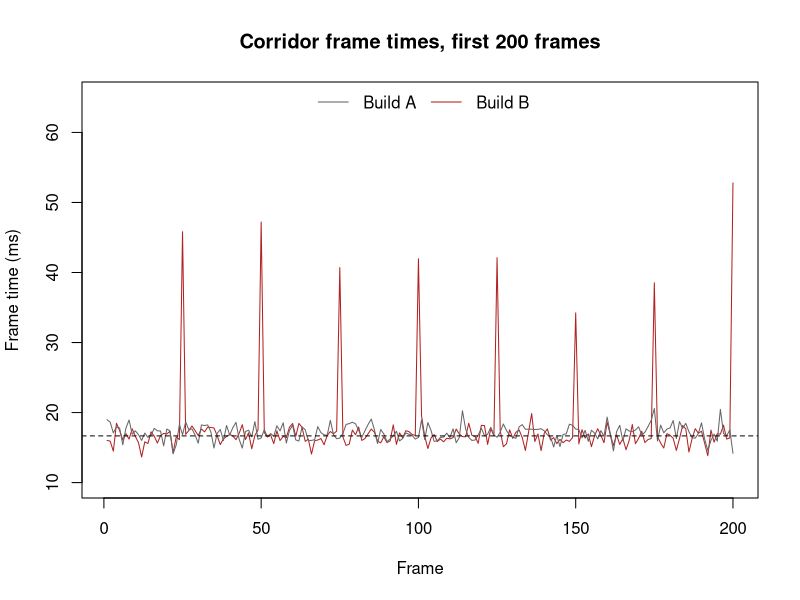
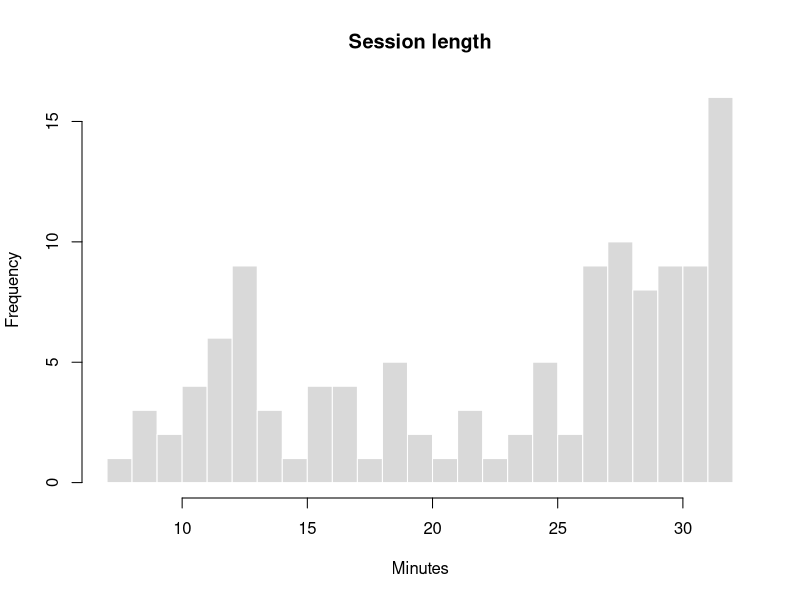
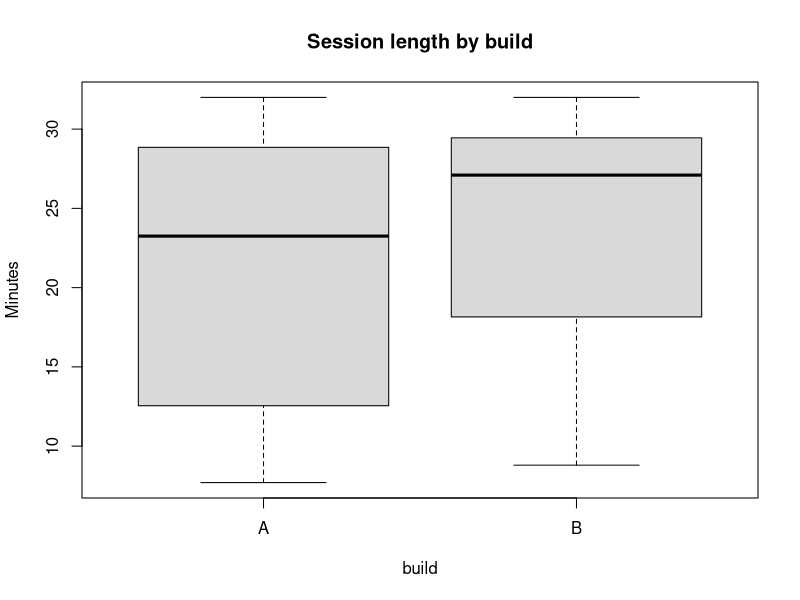
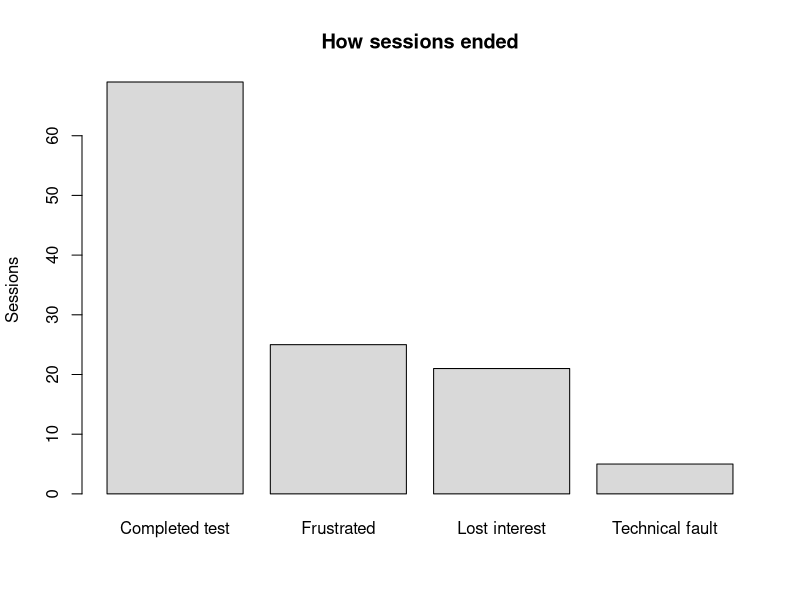
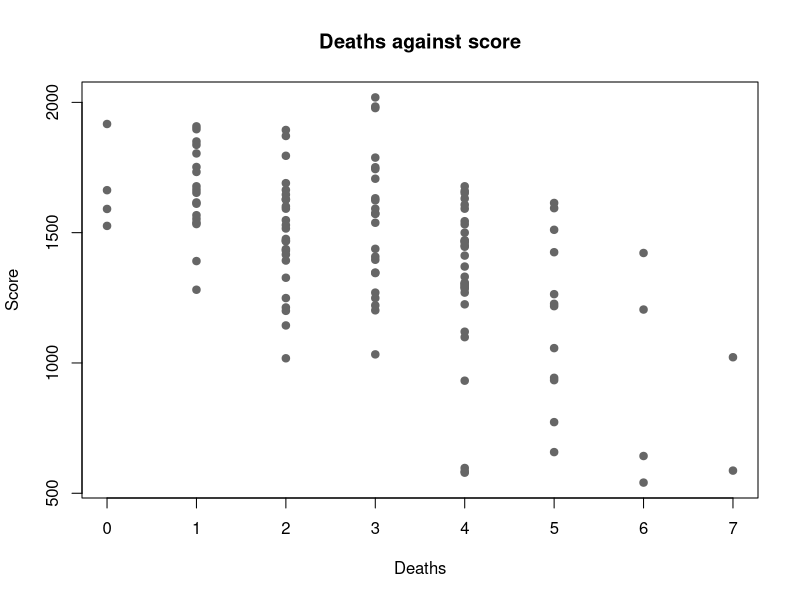
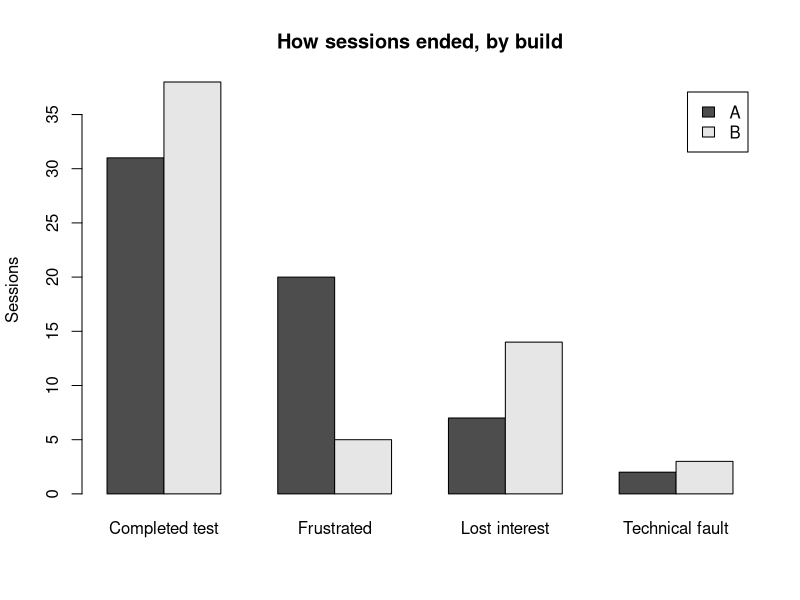

The R source for these figures, in order:
## ---- chunk 1
#| label: worked-example-data
#| include: false
library(readr)
frames   <- read_csv("data/tidebreak_frame_times.csv", show_col_types = FALSE)
sessions <- read_csv("data/tidebreak_sessions.csv", show_col_types = FALSE)

a <- frames$ms[frames$build == "A"]
b <- frames$ms[frames$build == "B"]

fps <- function(x) round(1000 / mean(x), 1)
pct <- function(x, q) round(unname(quantile(x, q)), 1)

slow   <- 1000 / 30
slow_b <- frames[frames$build == "B" & frames$ms > slow, ]
gap    <- unique(diff(sort(slow_b$frame)))

stopifnot(mean(b) < mean(a), median(b) < median(a),
          quantile(b, 0.95) < quantile(a, 0.95),
          sum(a > slow) == 0,
          all(slow_b$zone == "Corridor"),
          length(gap) == 1)

corridor_b <- frames$ms[frames$build == "B" & frames$zone == "Corridor"]
## ---- chunk 2
#| label: worked-frame-trace
corridor_a <- frames$ms[frames$build == "A" & frames$zone == "Corridor"]

plot(corridor_b[1:200], type = "l", col = "firebrick",
     ylim = c(10, 65),
     main = "Corridor frame times, first 200 frames",
     xlab = "Frame", ylab = "Frame time (ms)")
lines(corridor_a[1:200], col = "grey40")
abline(h = 1000 / 60, lty = 2)
legend("top", legend = c("Build A", "Build B"), horiz = TRUE,
       col = c("grey40", "firebrick"), lty = 1, bty = "n")
## ---- chunk 3
#| label: demo-load
library(readr)
library(dplyr)

sessions <- read_csv("data/tidebreak_sessions.csv", show_col_types = FALSE)
frames   <- read_csv("data/tidebreak_frame_times.csv", show_col_types = FALSE)
## ---- chunk 4
#| label: demo-hist
hist(sessions$session_minutes, breaks = 20,
     main = "Session length", xlab = "Minutes",
     col = "grey85", border = "white")
## ---- chunk 5
#| label: demo-box-build
boxplot(session_minutes ~ build, data = sessions,
        main = "Session length by build", ylab = "Minutes", col = "grey85")
tapply(sessions$session_minutes, sessions$build, sd)
tapply(sessions$session_minutes, sessions$build, IQR)
## ---- chunk 6
#| label: demo-barplot
barplot(table(sessions$quit_reason),
        main = "How sessions ended", ylab = "Sessions", col = "grey85")
## ---- chunk 7
#| label: demo-scatter
plot(sessions$deaths, sessions$score,
     main = "Deaths against score", xlab = "Deaths", ylab = "Score",
     pch = 19, col = "grey40")
## ---- chunk 8
#| label: demo-quantile
quantile(frames$ms[frames$build == "B"], c(0.5, 0.95, 0.99))
## ---- chunk 9
#| label: demo-summarise
frames %>%
  group_by(build) %>%
  summarise(mean_ms   = mean(ms),
            median_ms = median(ms),
            sd_ms     = sd(ms),
            p99_ms    = quantile(ms, 0.99),
            fps       = 1000 / mean(ms))
## ---- chunk 10
#| label: practice-zone
frames_b <- frames[frames$build == "B", ]
tapply(frames_b$ms, frames_b$zone, quantile, 0.99)
## ---- chunk 11
#| label: practice-quit-build
barplot(table(sessions$build, sessions$quit_reason),
        beside = TRUE, legend.text = TRUE,
        main = "How sessions ended, by build", ylab = "Sessions")
## ---- chunk 12
#| label: practice-deaths-score
tapply(sessions$score, sessions$deaths, median)
